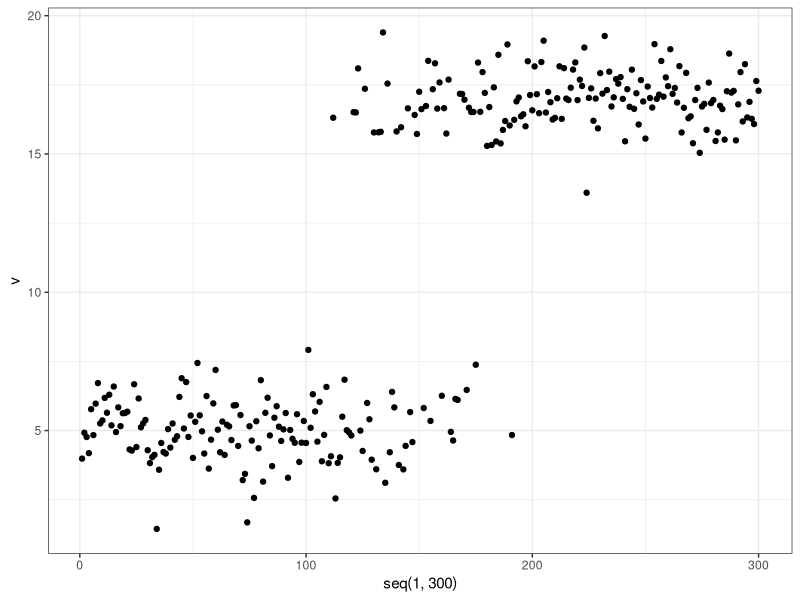
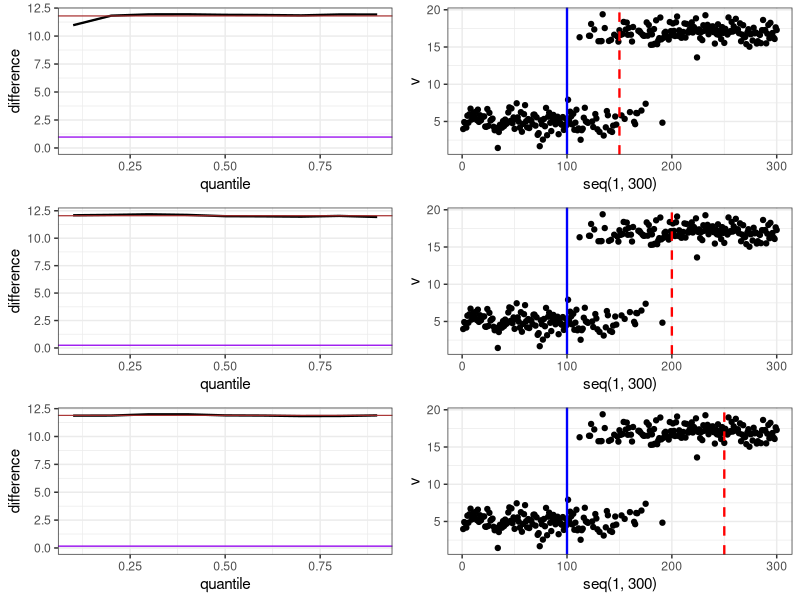
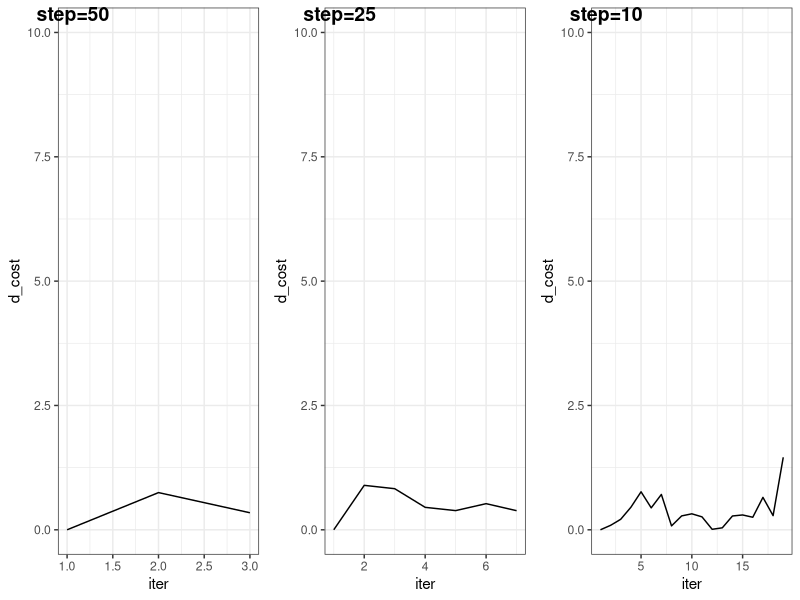
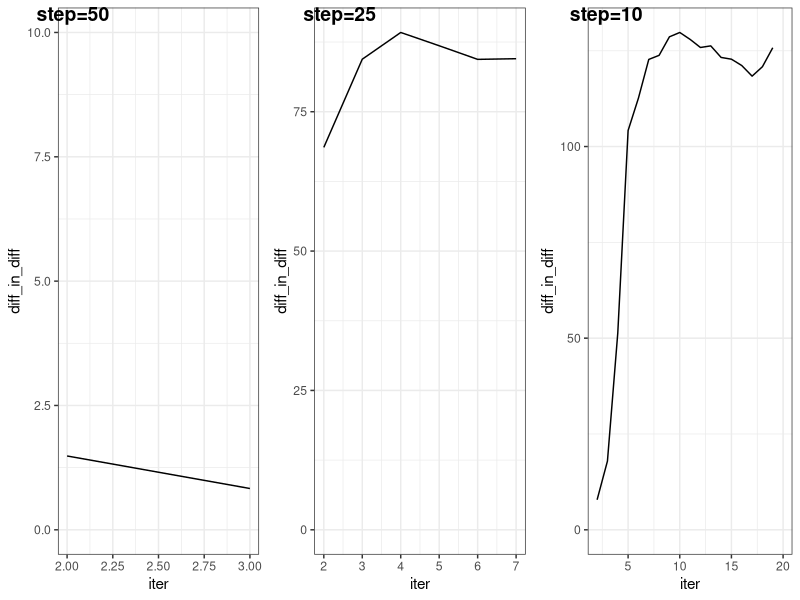

The R script that drew these images, in order:
library("ggplot2")
library("cowplot")
library("repr")
theme_set(theme_bw())

# Harrell-Davis quantile estimator
hd <- function(data, q, clean_na=TRUE, SEED=17) {
  set.seed(SEED)
  if (clean_na) {
    data <- data[!is.na(data)]
  }
  
  n <- length(data)
  a <- q * (n + 1)
  b <- (1 - q) * (n + 1)
  vec <- seq(along = data)
  weights <- pbeta(vec / n, a, b) - pbeta((vec - 1) / n, a, b)
  
  sorted_data <- sort(data)
  hd <- sum(weights * sorted_data)
  hd
}

# Shift function
shift_func <- function(x, y) {
  m <- matrix(0,9,4)
  
  for (d in 1:9) {
    q <- d/10
    m[d,1] <- q
    m[d,2] <- hd(x, q)
    m[d,3] <- hd(y, q)
    m[d,4] <- m[d,2] - m[d,3]
  }
  
  res <- data.frame(m)
  names(res) <- c('quantile',
                  'group1','group2',
                  'emp_diff')
  res
}

# Plot
clrs <- c('right_left'   = "#001b58",
          'center_left'  = "#f42088",
          'right_center' = "#6b9080"
)

plot_diff <- function(data) {
  p <- ggplot(data, aes_string(x='quantile')) +
    geom_line(aes(y=right_left,   color='right_left'),    linetype="solid", size=1) +
    geom_line(aes(y=center_left,  color='center_left'),   linetype="solid", size=1) +
    geom_line(aes(y=right_center, color='right_center'),  linetype="solid", size=1) +
    ylab("quantile difference") +
    labs(color="Legend") +
    scale_color_manual(values=clrs)
  p
}

# Shift function for various ranges
pair_shift <- function(df, from=1, to=300, offset=100) {
  m <- matrix(0,9,7)
  
  l <- df[from:(from+offset-1),1]
  c <- df[(to-2*offset+1):(to-offset),1]
  r <- df[(to-offset+1):to,1]
  for (d in 1:9) {
    q <- d/10
    m[d,1] <- q
    m[d,2] <- hd(l, q)
    m[d,3] <- hd(c, q)
    m[d,4] <- hd(r, q)
    # right - left
    m[d,5] <- m[d,4] - m[d,2]
    # center - left
    m[d,6] <- m[d,3] - m[d,2]
    # right - center
    m[d,7] <- m[d,4] - m[d,3]
  }
  
  res <- data.frame(m)
  names(res) <- c(
    'quantile',
    'left_dist','center_dist', 'right_dist',
    'right_left','center_left', 'right_center'
  )
  res
}

plot_shift <- function(data) {
  p <- ggplot(data, aes_string(x='quantile')) +
    geom_line(aes(y=emp_diff), linetype="solid", color='#c7751e', size=0.8) +
    ylab("difference") +
    ylim(0, NA)
  p
}

non_st_rnd <- function(n, p_1, p_2) {
  ifelse(runif(n) > seq(0, 1, length.out=n), p_1, p_2)
}

N <- 100


gen_data <- function(p=0.2, SEED=17) {
  set.seed(SEED)
  # 1. Norm
  s   <- 1
  m_1 <- 5
  m_2 <- 17
  
  dn_1 <- data.frame(v=rnorm(N, mean=m_1, sd=s))
  
  mixt <- rnorm(N, mean=non_st_rnd(N, m_1, m_2), sd=s)
  dn_2 <- data.frame(v = mixt)
  dn_3 <- data.frame(v=rnorm(N, mean=m_2, sd=s))
  
  df_norm <- rbind(dn_1, dn_2, dn_3)
  
  # 2. Horizontal line + noise
  dh_1 <- data.frame(v=rep(c(30), 100) + runif(100, -1, 1))
  dh_3 <- data.frame(v=rep(c(70), 100) + runif(100, -1, 1))
  dh_2 <- data.frame(v=sample(c(
    sample(dh_1$v, N * p, replace=TRUE), 
    sample(dh_3$v, N * (1 - p), replace=TRUE))
  )) 
  
  df_hor_line <- rbind(dh_1, dh_2, dh_3)
  
  # 3. Trending line + noise
  dl_1 <- data.frame(v=seq(1,100) + rnorm(100, 0, 1))
  dl_3 <- data.frame(v=seq(100,1) + rnorm(100, 0, 1))
  dl_2 <- data.frame(v=sample(c(
    sample(dl_1$v, N * p, replace=TRUE), 
    sample(dl_3$v, N * (1 - p), replace=TRUE))
  )) 
  
  df_trend_line <- rbind(dl_1, dl_2, dl_3)
  
  df <- rbind(df_norm, df_hor_line, df_trend_line)
  
  df
}

df <- gen_data()
ggplot(df[1:300, ,drop=FALSE], aes(x=seq(1,300),y=v)) +
  geom_point()

# 1. DF norm
df_norm <- df[1:300, ,drop=FALSE]

cp_norm <- 100


plot_shift_and_dist <- function(df, df_left, df_right, cpt_pos, step) {
  ps    <- plot_shift(shift_func(df_right, df_left))
  vert_g <- ggplot(df, aes(x=seq(1,300),y=v)) +
    geom_point() + 
    geom_vline(xintercept=cpt_pos, color = "blue",  size=0.8) +
    geom_vline(xintercept=cpt_pos+step, color = "red",  linetype="dashed", size=0.8)
  
  pg <- plot_grid(ps, vert_g)
  pg
}

partition_shift <- function(df, left, right, cpt_pos, step=50) {
  options(repr.plot.width=20, repr.plot.height=10)
  cp_ind <- left+cpt_pos-1
  df_left <- df[left:cp_ind, 1]
  n_steps <- (right - cp_ind) / step - 1
  
  plots <- list()
  for (ss in 1:n_steps) {
    curr_step <- ss * step
    mid  <- cp_ind + curr_step
    pg   <- plot_shift_and_dist(df, df_left, df[mid:right, 1], cpt_pos, curr_step)
    
    plots[[ss]] <- pg
  }

  plot_grid(plotlist=plots, nrow=n_steps)

}

p_step_50 <- partition_shift(df_norm, 1, 300, cp_norm, 50)

# p_step_50
# 2. Info about differences if quantiles

plot_shift_with_params <- function(data) {
  mean_diff <- mean(data$emp_diff)
  abs_dev   <- abs(max(data$emp_diff) - min(data$emp_diff)) 
  
  p <- ggplot(data, aes_string(x='quantile')) +
    geom_line(aes(y=emp_diff), linetype="solid",  size=0.8) +
    geom_hline(yintercept=mean_diff, color="brown", size=0.4) +
    geom_hline(yintercept=abs_dev, color="purple", size=0.5) +
    ylab("difference") +
    ylim(0, NA)
  p
}

plot_shift_param_and_dist <- function(df, df_left, df_right, cpt_pos, step) {
  ps    <- plot_shift_with_params(shift_func(df_right, df_left))
  vert_g <- ggplot(df, aes(x=seq(1,300),y=v)) +
    geom_point() + 
    geom_vline(xintercept=cpt_pos, color = "blue",  size=0.8) +
    geom_vline(xintercept=cpt_pos+step, color = "red",  linetype="dashed", size=0.8)
  
  pg <- plot_grid(ps, vert_g)
  pg
}

partition_shift_param <- function(df, left, right, cpt_pos, step=50) {
  options(repr.plot.width=20, repr.plot.height=10)
  cp_ind <- left+cpt_pos-1
  df_left <- df[left:cp_ind, 1]
  n_steps <- (right - cp_ind) / step - 1
  
  plots <- list()
  for (ss in 1:n_steps) {
    curr_step <- ss * step
    mid  <- cp_ind + curr_step
    pg   <- plot_shift_param_and_dist(df, df_left, df[mid:right, 1], cpt_pos, curr_step)
    
    plots[[ss]] <- pg
  }
  
  plot_grid(plotlist=plots, nrow=n_steps)
  
}

# 2.1 Mean diff and (max - min)
p_50_mean_dev <- partition_shift_param(df_norm, 1, 300, cp_norm, 50)
p_50_mean_dev


# Algorithm

find_right_cp <- function(left_cp_ind, df, step=25) {
  res <- list()
  n <- nrow(df)
  n_steps <- (n - left_cp_ind) / step - 1
  
  cost <- Inf
  for (iter in 1:n_steps) {
    mid  <- iter*step + left_cp_ind
    sf   <- shift_func(df[mid:n, 1], df[1:left_cp_ind, 1])
    prev <- cost
    cost <- abs(max(sf$emp_diff) - min(sf$emp_diff)) 
    
    if (iter == 1) {
      prev <- cost
    }
    
    res[[iter]] <- abs(cost - prev) / prev
  }
  
  res
}


plot_cf1_right <- function(step=25) {
  res <- data.frame()


  l_1 <- find_right_cp(100, df_norm, 50)
  df_1 <- data.frame(v=matrix(unlist(l_1), nrow=length(l_1), byrow=TRUE))
  p_1 <- ggplot(df_1, aes(x=seq(1, 3),y=v)) +
      xlab("iter") +
      ylab("d_cost") +
      ylim(0, 10) +
      geom_line()


  l_2 <- find_right_cp(100, df_norm, 25)
  df_2 <- data.frame(v=matrix(unlist(l_2), nrow=length(l_2), byrow=TRUE))
  p_2 <- ggplot(df_2, aes(x=seq(1, 7),y=v)) +
    xlab("iter") +
    ylab("d_cost") +
    ylim(0, 10) +
    geom_line()
  
  l_3 <- find_right_cp(100, df_norm, 10)
  df_3 <- data.frame(v=matrix(unlist(l_3), nrow=length(l_3), byrow=TRUE))
  p_3 <- ggplot(df_3, aes(x=seq(1, 19),y=v)) +
    xlab("iter") +
    ylab("d_cost") +
    ylim(0, 10) +
    geom_line()
  
  p <- plot_grid(p_1, p_2, p_3, 
                 ncol=3,
                 labels=c("step=50", "step=25", "step=10")
                 )
  p
}

plot_cf1_right_few <- function(step=25) {
  res <- data.frame()
  
  
  l_1 <- find_right_cp_few(100, df_norm, 50)
  df_1 <- data.frame(v=matrix(unlist(l_1), nrow=length(l_1), byrow=TRUE))
  p_1 <- ggplot(df_1, aes(x=seq(1, 3),y=v)) +
    xlab("iter") +
    ylab("d_cost") +
    ylim(0, 10) +
    xlim(2, 3) +
    geom_line()
  
  
  l_2 <- find_right_cp_few(100, df_norm, 25)
  df_2 <- data.frame(v=matrix(unlist(l_2), nrow=length(l_2), byrow=TRUE))
  p_2 <- ggplot(df_2, aes(x=seq(1, 7),y=v)) +
    xlab("iter") +
    ylab("d_cost") +
    ylim(0, 10) +
    xlim(2, 7) +
    geom_line()
  
  l_3 <- find_right_cp_few(100, df_norm, 10)
  df_3 <- data.frame(v=matrix(unlist(l_3), nrow=length(l_3), byrow=TRUE))
  p_3 <- ggplot(df_3, aes(x=seq(1, 19),y=v)) +
    xlab("iter") +
    ylab("d_cost") +
    ylim(0, 10) +
    xlim(2, 20) +
    geom_line()
  
  p <- plot_grid(p_1, p_2, p_3, 
                 ncol=3,
                 labels=c("step=50", "step=25", "step=10")
  )
  p
}

plot_cf1_right()

find_right_cp(100, df_norm, 10)
find_right_cp(100, df_norm, 25)
find_right_cp(100, df_norm, 10)

l_3 <- find_right_cp(100, df_norm, 10)
df_3 <- data.frame(v=matrix(unlist(l_3), nrow=length(l_3), byrow=TRUE))



find_right_cp_few <- function(left_cp_ind, df, step=25) {
  res <- list()
  n <- nrow(df)
  n_steps <- (n - left_cp_ind) / step - 1
  
  cost <- Inf
  for (iter in 1:n_steps) {
    mid  <- iter*step + left_cp_ind
    sf   <- shift_func(df[mid:n, 1], df[1:left_cp_ind, 1])
    prev <- cost
    cost <- abs(max(sf[1:3,]$emp_diff) - min(sf[1:3,]$emp_diff)) 
    
    if (iter == 1) {
      prev <- cost
    }
    res[[iter]] <- abs(cost - prev) / prev
  }
  
  res
}


find_right_cp_few(100, df_norm, 10)



# Diff in diff 

find_right_diff_in_diff <- function(left_cp_ind, df, step=25) {
  res <- list()
  n <- nrow(df)
  n_steps <- (n - left_cp_ind) / step - 1
  
  cost <- Inf
  
  prev_sf <- NULL
  for (iter in 1:n_steps) {
    mid  <- iter*step + left_cp_ind
    sf   <- shift_func(df[mid:n, 1], df[1:left_cp_ind, 1])
    
    if (is.null(prev_sf)) {
      prev_sf <- sf
      next
    }
    cost <- sum((sf$emp_diff - prev_sf$emp_diff)^2) 
    
    res[[iter]] <- cost
  }
  
  res[[1]] <- 10
  
  res
}

find_right_diff_in_diff(100, df_norm)


plot_cf3_right <- function(step=25) {
  res <- data.frame()
  
  
  l_1 <- find_right_diff_in_diff(100, df_norm, 50)
  df_1 <- data.frame(v=matrix(unlist(l_1), nrow=length(l_1), byrow=TRUE))
  p_1 <- ggplot(df_1, aes(x=seq(1, 3),y=v)) +
    xlab("iter") +
    ylab("diff_in_diff") +
    ylim(0, NA) +
    xlim(2, 3) +
    geom_line()
  
  
  l_2 <- find_right_diff_in_diff(100, df_norm, 25)
  df_2 <- data.frame(v=matrix(unlist(l_2), nrow=length(l_2), byrow=TRUE))
  p_2 <- ggplot(df_2, aes(x=seq(1, 7),y=v)) +
    xlab("iter") +
    ylab("diff_in_diff") +
    ylim(0, NA) +
    xlim(2, 7) +
    geom_line()
  
  l_3 <- find_right_diff_in_diff(100, df_norm, 10)
  df_3 <- data.frame(v=matrix(unlist(l_3), nrow=length(l_3), byrow=TRUE))
  p_3 <- ggplot(df_3, aes(x=seq(1, 19),y=v)) +
    xlab("iter") +
    ylab("diff_in_diff") +
    ylim(0, NA) +
    xlim(2, 20) +
    geom_line()
  
  p <- plot_grid(p_1, p_2, p_3, 
                 ncol=3,
                 labels=c("step=50", "step=25", "step=10")
  )
  p
}

plot_cf3_right()

l_1 <- find_right_diff_in_diff(100, df_norm, 50)
df_1 <- data.frame(v=matrix(unlist(l_1), nrow=length(l_1), byrow=TRUE))
